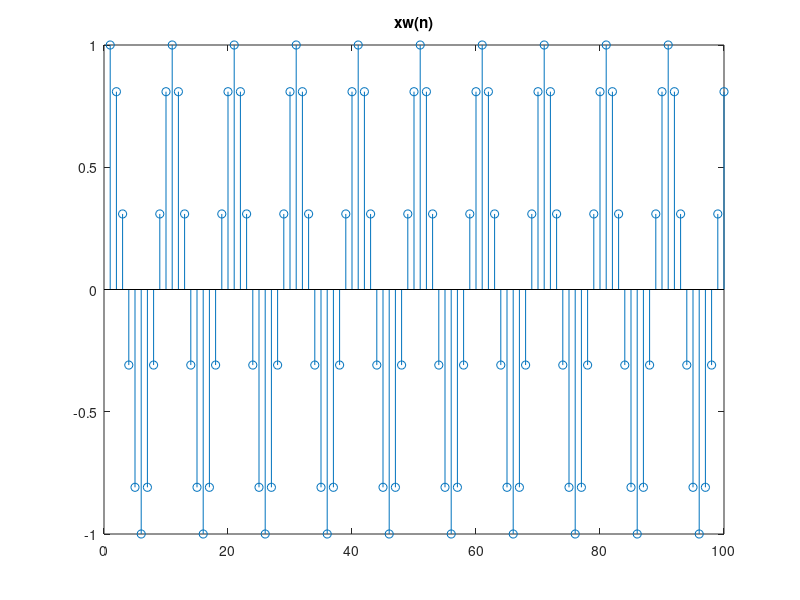
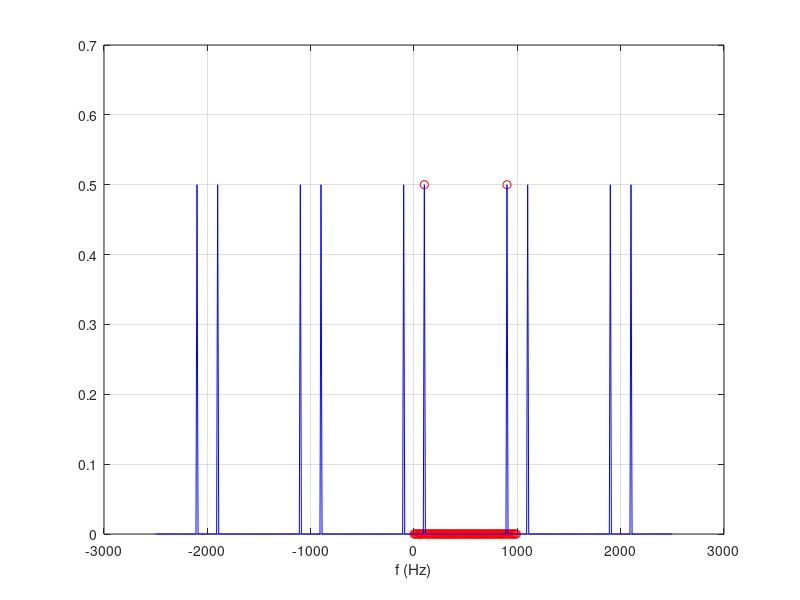
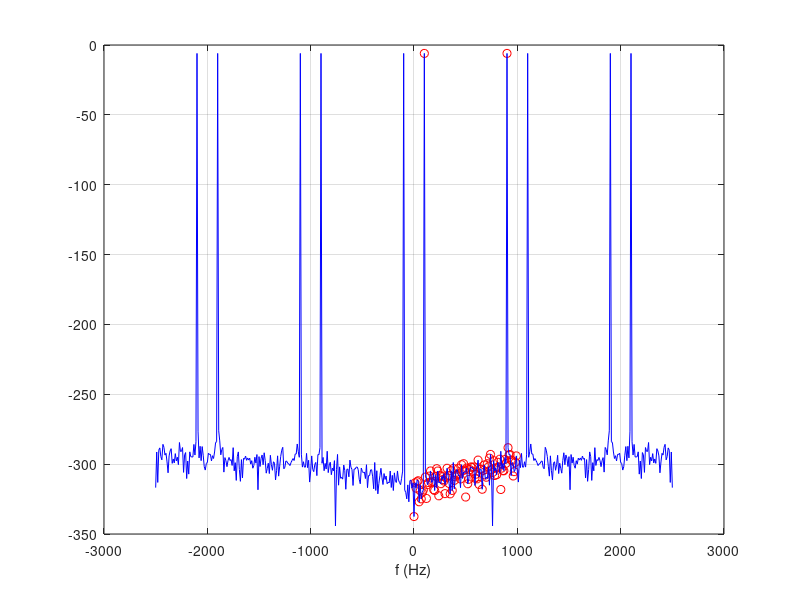

Write MATLAB code to recreate these figures, in order.
% cps_04_dtft.m
clear all; close all;

N = 100;                            % liczba probek sygnalu: 100 --> 1000
fpr = 1000; dt=1/fpr; t=dt*(0:N-1); % fpr to liczba probek sygnalu na sekunde
df = 10;                            % krok w czestotliwosci [Hz] dla DtFT: 10 --> 1
fmax = 2.5*fpr;                     % max zakres czestotliwosci w DtFT: 2.5 --> 0.5
fx1 = 100;                          % czestotliwosc skladowej 1 sygnalu
fx2 = 250;  Ax2 =0.001;             % czestotliwosc i amplituda skladowej 2 sygnalu
                                    % 250 --> 110, 0.001 --> 0.00001
% Sygnal
x1 = cos(2*pi*fx1*t);               % pierwsza skladowa
x2 = Ax2*cos(2*pi*fx2*t);           % druga: 250Hz --> 110Hz, 0.001 --> 0.00001
x = x1; % + x2;                     % wybor: x1, x1+x2, 20*log10(0.00001)=-100 dB
stem(x); title('x(n)'); pause       % rysunek analizowanego sygnalu

% Funkcje okien
w1 = boxcar(N)';                    % okno prostokatne
w2 = hanning(N)';                   % okno Hanninga
w3 = chebwin(N,140)';               % okno Czebyszewa, 80, 100, 120, 140
w = w1;                             % w1 --> w2, w3 (80, 100, 120, 140)
stem(w); title('w(n)'); pause       % rysunek okna
x = x .* w;                         % wybor: x = x, w, x.*w
stem(x); title('xw(n)'); pause      % "zokienkowany" sygnal

% DFT - czerwone kolka
% k=0:N-1; n=0:N-1; F = exp(-j*2*pi*(k'*n)); X = (1/N)*F*x;
f0 = fpr/N; f1 = f0*(0:N-1);  % krok df w DF = f0 = 1/(N*dt)
for k = 1:N
    X1(k) = sum( x .* exp(-j*2*pi/N* (k-1) *(0:N-1) ) )/ N;
  % X1(k) = sum( x .* exp(-j*2*pi/N* (f1(k)/fpr) *(0:N-1) ) )/ N;
end
%X1 = N*X1/sum(w);                  % poprawne skalowanie dla dowolnego okna

% DtFT - niebieska linia
f2 = -fmax : df : fmax;             % zakres czestotliwosci: od-krok-do, df=10-->1 first this freq. range 
for k = 1 : length(f2)
    X2(k) = sum( x .* exp(-j*2*pi* (f2(k)/fpr) *( 0:N-1) ) ) / N;
end
%X2 = N*X2/sum(w);                  % poprawne skalowanie dla dowolnego okna

% Figures
figure; plot(f1,abs(X1),'ro',f2,abs(X2),'b-');
xlabel('f (Hz)'); grid; pause
figure; plot(f1,20*log10(abs(X1)),'ro',f2,20*log10(abs(X2)),'b-');
xlabel('f (Hz)'); grid; pause
